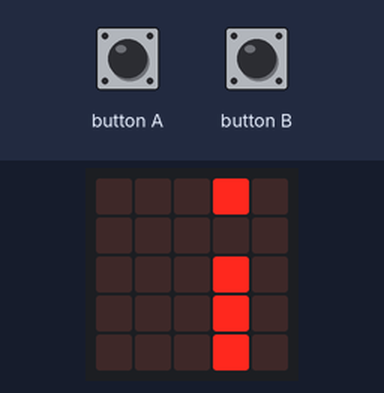
Bench run of a program on a simulated BBC micro:bit (MakeCode). Shown: the board's 5×5 LED display. Inputs (shaded band) come from the test bench. Random numbers come from a fixed seed; the run ends where the board's game-over animation would start. At 7.2 s the program stops and its outputs stay as they are.

Above: at 1.2 s.
1.3 s: button A pressed for 0.15 s
At 2.3 s:
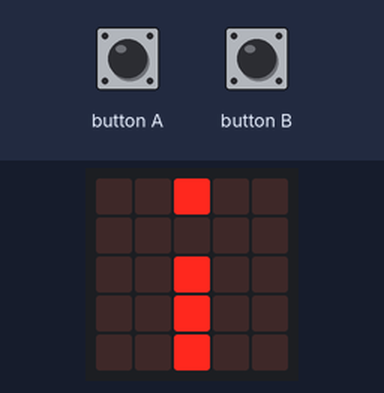
At 8.2 s:
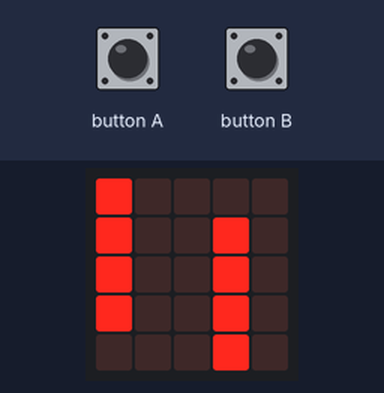
Timing chart, 0 to 8.7 s (numbered marks = the images above; inputs shaded):
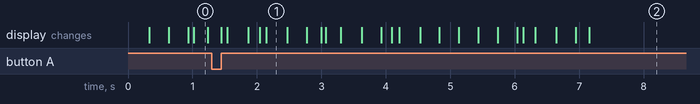

The program:

main.ts
```typescript
input.onButtonPressed(Button.A, function () {
    bird.change(LedSpriteProperty.Y, -1)
})
input.onButtonPressed(Button.B, function () {
    bird.change(LedSpriteProperty.Y, 1)
})
let leeresHindernisY = 0
let ticks = 0
let bird: game.LedSprite = null
game.setScore(0)
let Index = 0
let Hindernisse: game.LedSprite[] = []
bird = game.createSprite(0, 2)
bird.set(LedSpriteProperty.Blink, 300)
basic.forever(function () {
    while (Hindernisse.length > 0 && Hindernisse[0].get(LedSpriteProperty.X) == 0) {
        Hindernisse.removeAt(0).delete()
    }
    for (let Hindernis of Hindernisse) {
        Hindernis.change(LedSpriteProperty.X, -1)
    }
    if (ticks % 3 == 0) {
        leeresHindernisY = randint(0, 4)
        for (let Index = 0; Index <= 4; Index++) {
            if (Index != leeresHindernisY) {
                Hindernisse.push(game.createSprite(4, Index))
            }
        }
    }
    for (let Hindernis of Hindernisse) {
        if (bird.get(LedSpriteProperty.X) == Hindernis.get(LedSpriteProperty.X) && bird.get(LedSpriteProperty.Y) == Hindernis.get(LedSpriteProperty.Y)) {
            game.gameOver()
        }
    }
    ticks += 1
    basic.pause(1000)
})
```

test.ts
```typescript
// Hier kann man Tests durchführen; diese Datei wird nicht kompiliert, wenn dieses Paket als Erweiterung verwendet wird.
```
